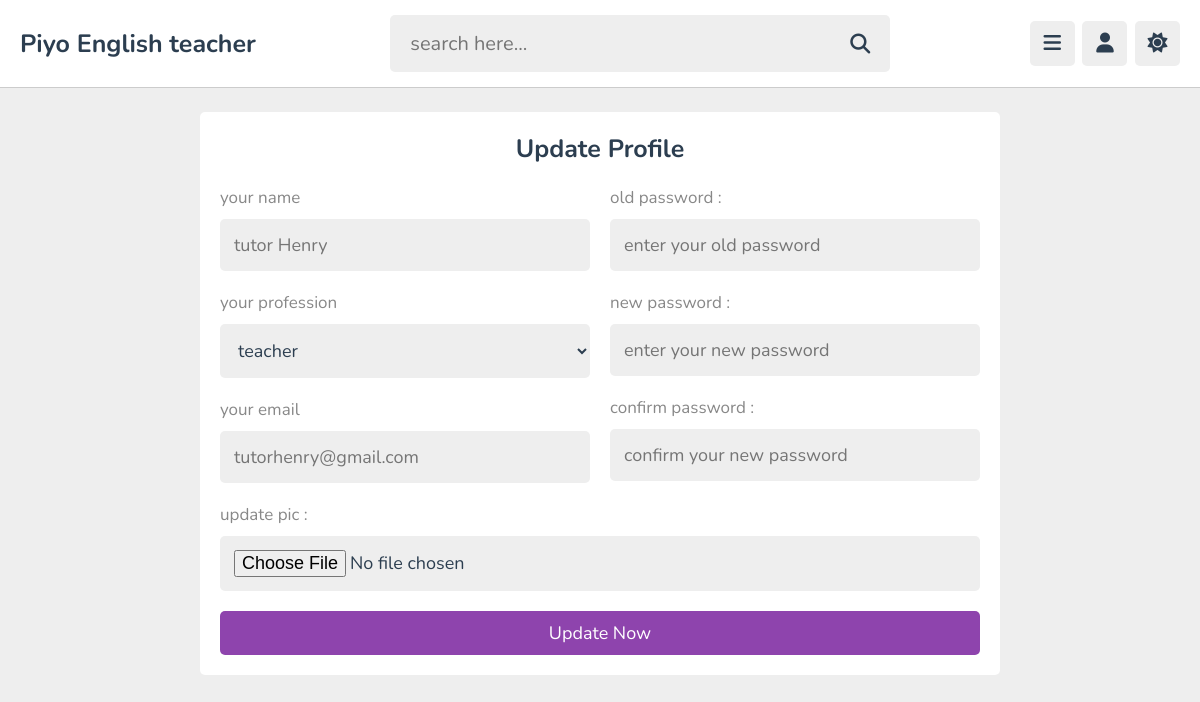
Page /admin/update.php (signed in) on the committed database.
### tables this page shows
CREATE TABLE `tutors` (
  `id` varchar(20) NOT NULL,
  `name` varchar(50) NOT NULL,
  `profession` varchar(50) NOT NULL,
  `email` varchar(50) NOT NULL,
  `password` varchar(50) NOT NULL,
  `image` varchar(100) NOT NULL
);

### admin/update.php (the view, shortened to what this page needs)
<?php
   include '../components/connect.php';
?>
<!DOCTYPE html>
<html lang="en">
<head>
   <link rel="stylesheet" href="https://cdnjs.cloudflare.com/ajax/libs/font-awesome/6.2.0/css/all.min.css">
   <link rel="stylesheet" href="../css/admin_style.css">
</head>
<body>
<?php include '../components/admin_header.php'; ?>
<section class="form-container" style="min-height: calc(100vh - 19rem);">
   <form class="register" action="" method="post" enctype="multipart/form-data">
      <h3>update profile</h3>
      <div class="flex">
         <div class="col">
            <p>your name </p>
            <input type="text" name="name" placeholder="<?= $fetch_profile['name']; ?>" maxlength="50"  class="box">
            <p>your profession </p>
            <select name="profession" class="box">
               <option value="" selected><?= $fetch_profile['profession']; ?></option>
            </select>
            <p>your email </p>
            <input type="email" name="email" placeholder="<?= $fetch_profile['email']; ?>" maxlength="20"  class="box">
         </div>
         <div class="col">
            <p>old password :</p>
            <input type="password" name="old_pass" placeholder="enter your old password" maxlength="20"  class="box">
            <p>new password :</p>
            <input type="password" name="new_pass" placeholder="enter your new password" maxlength="20"  class="box">
            <p>confirm password :</p>
            <input type="password" name="cpass" placeholder="confirm your new password" maxlength="20"  class="box">
         </div>
      </div>
      <p>update pic :</p>
      <input type="file" name="image" accept="image/*"  class="box">
      <input type="submit" name="submit" value="update now" class="btn">
   </form>
</section>
</body>
</html>

### css/admin_style.css (style rules this page uses)
:root { --main-color:#8e44ad; --red:#e74c3c; --oragen:#f39c12; --white:#fff; --black:#2c3e50; --light-color:#888; --light-bg:#eee; --border:.1rem solid rgba(0,0,0,.2); }
* { font-family: 'Nunito', sans-serif; margin: 0; padding: 0; box-sizing: border-box; outline: none; border: none; text-decoration: none; }
html { font-size: 62.5%; overflow-x: hidden; }
body { background-color: var(--light-bg); padding-left: 30rem; }
section { padding:2rem; max-width: 1200px; margin: 0 auto; }
.btn, .option-btn, .delete-btn, .inline-btn, .inline-option-btn, .inline-delete-btn { border-radius: .5rem; padding: 1rem 3rem; font-size: 1.8rem; color: #fff; margin-top: 1rem; text-transform: capitalize; cursor: pointer; text-align: center; }
.btn, .option-btn, .delete-btn { display: block; width: 100%; }
.btn, .inline-btn { background-color: var(--main-color); }
.form-container { display: flex; align-items: center; justify-content: center; min-height: 100vh; }
.form-container form { background-color: var(--white); border-radius: .5rem; padding: 2rem; }
.form-container .register { width: 80rem; }
.form-container form h3 { text-align: center; font-size: 2.5rem; margin-bottom: 1rem; color: var(--black); text-transform: capitalize; }
.form-container form p { padding-top: 1rem; font-size: 1.7rem; color: var(--light-color); }
.form-container form .box { width: 100%; border-radius: .5rem; margin: 1rem 0; font-size: 1.8rem; color: var(--black); padding: 1.4rem; background-color: var(--light-bg); }
.form-container .flex { display: flex; gap: 2rem; }
.form-container .flex .col { flex: 1 1 25rem; }
@media (max-width:1200px) { body { padding-left: 0; } }

### rows in the picture
tutors: name "tutor Henry", profession "teacher", email "tutorhenry@gmail.com"
